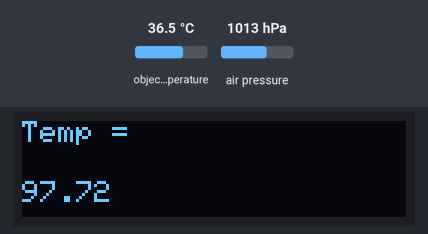
This sketch was run on a simulated Arduino Uno, built with avr-gcc and run on an emulated ATmega328P. Shown: 128×32 one-colour display. The inputs (shaded band) are chosen by the test bench; at power-on: object temperature 36.5 °C, air pressure 1013 hPa.

Above: at 3.2 s.
3.3 s: object temperature set to 20 °C
At 9.5 s:
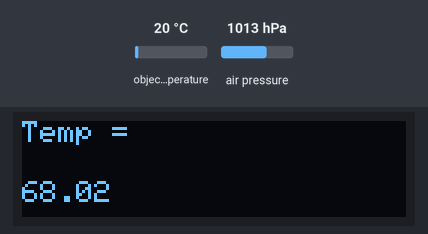
13.6 s: air pressure set to 952 hPa
At 16.7 s:
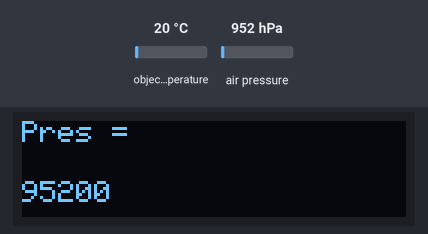
19.6 s: object temperature set to 26 °C
At 20.8 s:
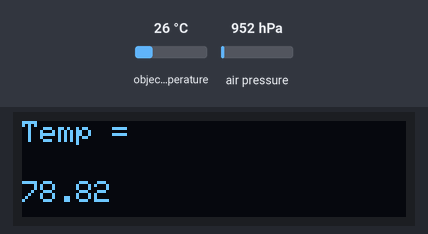
23.6 s: air pressure set to 975 hPa
At 25.0 s:
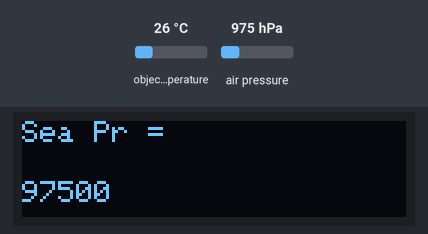
Timing chart, 0 to 26.6 s (numbered marks = the images above; inputs shaded):
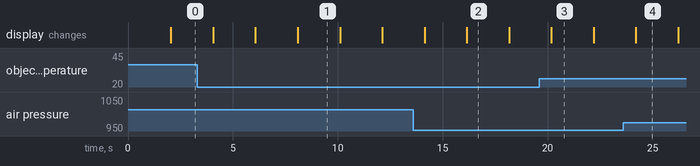

Measured:
- what the display in image 1 shows lasts 2.0 s, from 8.1 s to 10.1 s

The sketch:

OLEDori.ino
```cpp
#include <Adafruit_BMP085.h>
#include <SPI.h>
#include <Wire.h>
#include <Adafruit_GFX.h>
#include <Adafruit_SSD1306.h>
#include <Adafruit_MLX90614.h>


Adafruit_MLX90614 mlx = Adafruit_MLX90614();
Adafruit_BMP085 bmp;


#define SCREEN_WIDTH 128 // OLED display width, in pixels
#define SCREEN_HEIGHT 32 // OLED display height, in pixels

// Declaration for an SSD1306 display connected to I2C (SDA, SCL pins)
Adafruit_SSD1306 display(SCREEN_WIDTH, SCREEN_HEIGHT, &Wire, -1);

void setup() {
  Serial.begin(115200);
  //Serial.begin(9600);
  mlx.begin();
  bmp.begin();

  if(!display.begin(SSD1306_SWITCHCAPVCC, 0x3C)) { // Address 0x3D for 128x64
    Serial.println(F("SSD1306 allocation failed"));
    for(;;);
  }
  delay(2000);
  display.clearDisplay();

  display.setTextSize(1);
  display.setTextColor(WHITE);


}

void loop()
{
display.setCursor(0,0);
display.println("Temp = ");
display.setCursor(0,20);
display.println(mlx.readObjectTempF());
display.display();
delay(2000);
display.clearDisplay();
display.setCursor(0,0);
display.println("Pres = ");
display.setCursor(0,20);
display.println(bmp.readPressure());
display.display();
delay(2000);
display.clearDisplay();
display.setCursor(0,0);
display.println("Sea Pr = ");
display.setCursor(0,20);
display.println(bmp.readSealevelPressure());
display.display();
delay(2000);
display.clearDisplay();

  //mlx.update();
//  bmp.update();
    // Display static text


}
```
